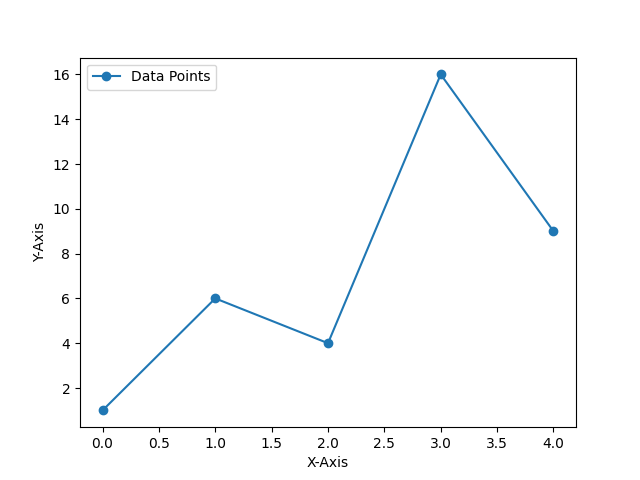

Write the Python code that produced this figure.
import matplotlib.pyplot as plt

x = [0,1,2,3,4]
y = [1,6,4,16,9]

plt.plot(x,y, marker = 'o', label = "Data Points")
plt.xlabel("X-Axis") 
plt.ylabel("Y-Axis") 
plt.legend()  #Display all labels on graph
plt.savefig("lineplot.png")
plt.show()
